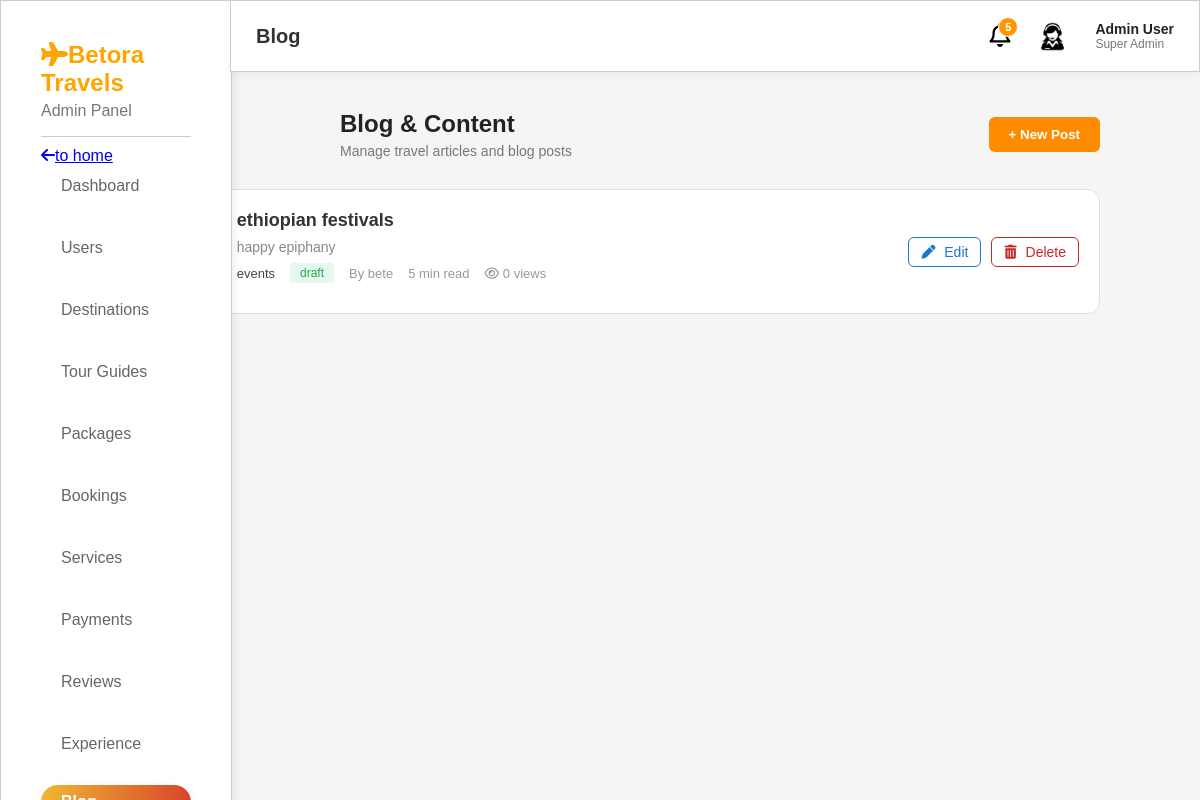
Before: /admin/blog.php with the older database file.
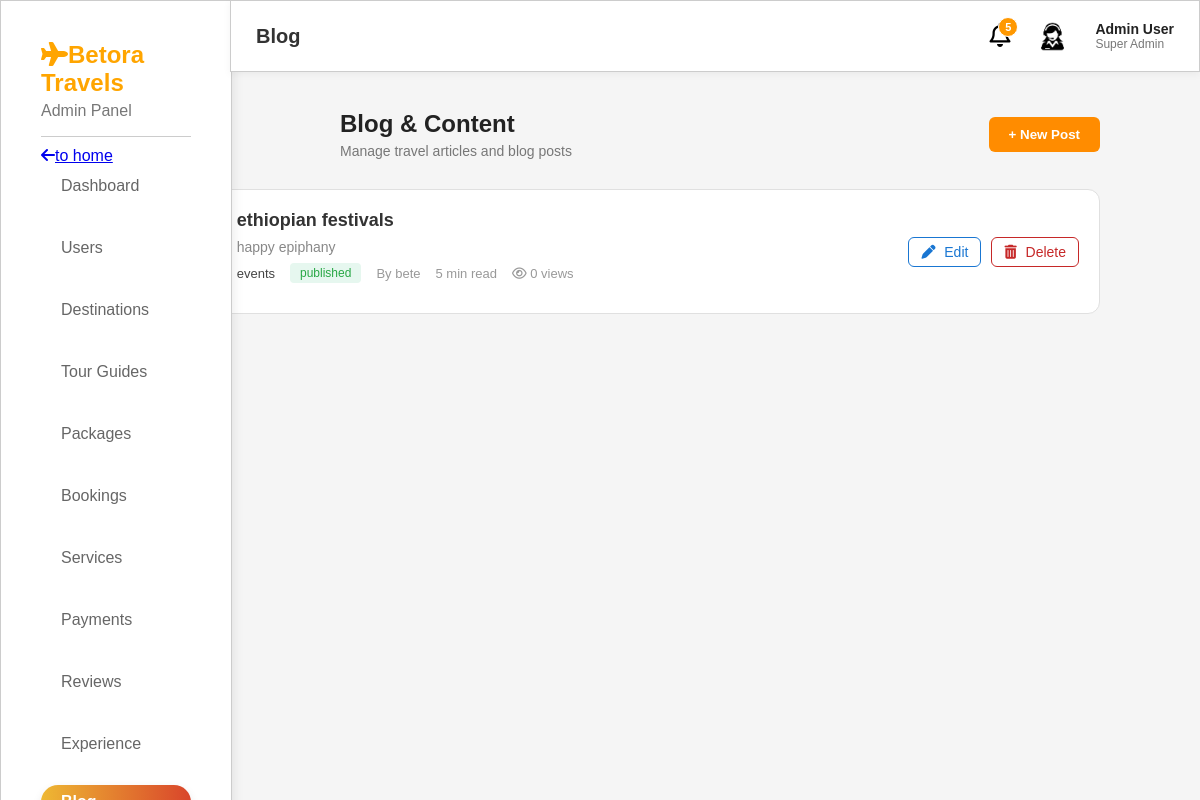
After: the same page with the newer database file.
### tables this page shows
CREATE TABLE `blog_posts` (
  `id` int(11) NOT NULL,
  `title` varchar(200) DEFAULT NULL,
  `slug` varchar(200) DEFAULT NULL,
  `category` varchar(100) DEFAULT NULL,
  `summary` varchar(500) DEFAULT NULL,
  `cover_image` varchar(255) DEFAULT NULL,
  `slider_images` text DEFAULT NULL,
  `content` text DEFAULT NULL,
  `author_name` varchar(100) DEFAULT 'Admin User',
  `read_time` varchar(50) DEFAULT '5 min read',
  `status` varchar(50) DEFAULT 'published',
  `views_count` int(11) DEFAULT 0,
  `image` varchar(255) DEFAULT NULL,
  `created_at` timestamp NOT NULL DEFAULT current_timestamp()
);

### admin/blog.php (the view, shortened to what this page needs)
<?php
$servername = "localhost";
$username = "root";
$password = "";
$dbname = "travel_db";
$conn = new mysqli($servername, $username, $password, $dbname);
$sql = "SELECT * FROM blog_posts ORDER BY id DESC";
$result = $conn->query($sql);
?>
<!DOCTYPE html>
<html lang="en">
<head>
    <link rel="stylesheet" href="blog.css">
    <?php include "layout.php"; ?>
    <link rel="stylesheet" href="https://cdnjs.cloudflare.com/ajax/libs/font-awesome/6.5.0/css/all.min.css">
</head>
<body>
<div class="container">
    <div class="header">
        <div class="header-text">
            <h1>Blog & Content</h1>
            <p>Manage travel articles and blog posts</p>
        </div>
        <button class="btn-new">+ New Post</button>
    </div>
    <?php if ($result->num_rows > 0): ?>
        <?php while($row = $result->fetch_assoc()): ?>
            <div class="blog-card">
                <div class="card-left">
                </div>
                <div class="card-center">
                    <h2><?php echo htmlspecialchars($row['title']); ?></h2>
                    <p class="summary"><?php echo htmlspecialchars($row['summary']); ?></p>
                    <div class="meta-row">
                        <span class="tag-category"><?php echo htmlspecialchars($row['category']); ?></span>
                        <span class="tag-status"><?php echo htmlspecialchars($row['status']); ?></span>
                        <span class="meta-text">By <?php echo htmlspecialchars($row['author_name']); ?></span>
                        <span class="meta-text"><?php echo htmlspecialchars($row['read_time']); ?></span>
                        <span class="meta-text"><i class="fa-regular fa-eye"></i> <?php echo $row['views_count']; ?> views</span>
                    </div>
                </div>
                <div class="card-right">
                    <a href="edit.php?id=<?php echo $row['id']; ?>" class="btn-action btn-edit"><i class="fa-solid fa-pen"></i> Edit</a>
                    <a href="delete.php?id=<?php echo $row['id']; ?>" class="btn-action btn-delete" onclick="return confirm('Delete this post?')"><i class="fa-solid fa-trash-can"></i> Delete</a>
                </div>
            </div>
        <?php endwhile; ?>
    <?php else: ?>
        <p>No posts found.</p>
    <?php endif; ?>
</div>
</body>
</html>

Changed rows visible on the page:
changed blog_posts "ethiopian festivals": status "draft" → "published"
